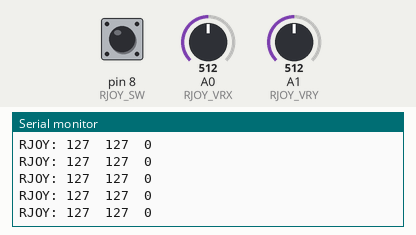
A sketch run on a simulated Arduino Uno, built with avr-gcc and run on an emulated ATmega328P. On the bench: the last lines printed to the serial monitor. The inputs (shaded band) are chosen by the test bench; at power-on: A0 (RJOY_VRX) = 512, pin 8 (RJOY_SW) HIGH, A1 (RJOY_VRY) = 512. No radio packets arrive unless stated.

Above: at 1.2 s.
1.3 s: A0 (RJOY_VRX) set to 415
At 2.4 s:
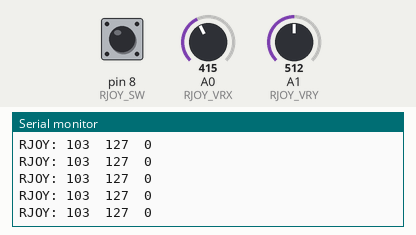
4.3 s: A0 (RJOY_VRX) set to 387
At 5.4 s:
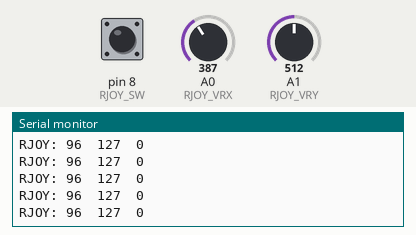
Timing chart, 0 to 7.3 s (numbered marks = the images above; inputs shaded):
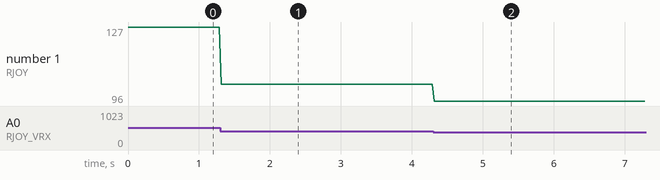

Measured:
- after the input at 1.3 s, the serial monitor: prints a new line at once (image 1)
- after the input at 4.3 s, the serial monitor: prints a new line at once (image 2)
- plotted number 1: 127 → 103 after the input at 1.3 s, 103 → 96 after the input at 4.3 s

The sketch:

joystick.ino
```cpp
/*
  Vitaliy Polyakov (c), polyakov.vs@mail.ru, 2024.
*/

#include <SPI.h>
#include "nRF24L01.h"
#include "RF24.h"

// right joystick
#define RJOY_VRX A0
#define RJOY_VRY A1
#define RJOY_SW 8

// nRF24L01
// "создать" модуль на пинах 9 и 10 Для Уно
RF24 radio(9, 10);

//возможные номера труб
byte address[][6] = { "1Node", "2Node", "3Node", "4Node", "5Node", "6Node" };

// массив, хранящий передаваемые данные
byte transmit_data[3];
// массив, хранящий последние переданные данные
byte latest_data[3];
// флажок отправки данных
boolean flag;

void setup() {
  Serial.begin(9600);

  pinMode(RJOY_VRX, INPUT);
  pinMode(RJOY_VRY, INPUT);
  pinMode(RJOY_SW, INPUT_PULLUP);

  // активировать модуль
  radio.begin();
  // режим подтверждения приёма, 1 вкл 0 выкл
  radio.setAutoAck(1);
  // время между попыткой достучаться, число попыток
  radio.setRetries(0, 15);
  // разрешить отсылку данных в ответ на входящий сигнал
  radio.enableAckPayload();
  // размер пакета, в байтах
  radio.setPayloadSize(32);
  // мы - труба 0, открываем канал для передачи данных
  radio.openWritingPipe(address[0]);
  // выбираем канал (в котором нет шумов!)
  radio.setChannel(0x60);
  // уровень мощности передатчика. На выбор RF24_PA_MIN, RF24_PA_LOW,
  // RF24_PA_HIGH, RF24_PA_MAX
  radio.setPALevel(RF24_PA_MAX);

  // скорость обмена. На выбор RF24_2MBPS, RF24_1MBPS, RF24_250KBPS
  // должна быть одинакова на приёмнике и передатчике!
  // при самой низкой скорости имеем самую высокую чувствительность и дальность!
  radio.setDataRate(RF24_250KBPS);
  // начать работу
  radio.powerUp();
  // не слушаем радиоэфир, мы передатчик
  radio.stopListening();
}

void loop() {
  // right joystick data
  Serial.print("RJOY: ");

  transmit_data[0] = map(analogRead(RJOY_VRX), 0, 1023, 0, 255);
  Serial.print(transmit_data[0]);
  Serial.print("\t");

  transmit_data[1] = map(analogRead(RJOY_VRY), 0, 1023, 0, 255);
  Serial.print(transmit_data[1]);
  Serial.print("\t");

  transmit_data[2] = !digitalRead(RJOY_SW);
  Serial.print(transmit_data[2]);
  Serial.print("\n");

  radio.powerUp();
  // отправить по радио
  radio.write(&transmit_data, sizeof(transmit_data));
  // выключить передатчик
  radio.powerDown();
  delay(25);
}
```
